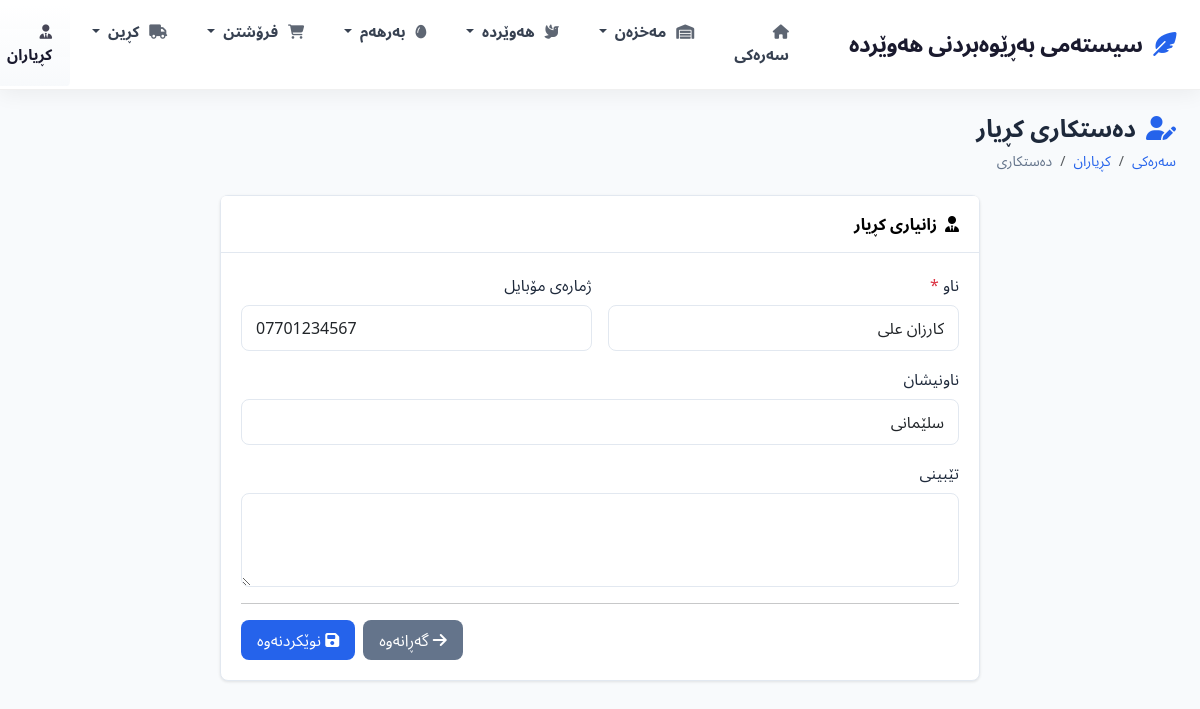
The app's page /pages/customers/edit.php?id=2 (signed in) with its own data.
### tables this page shows
CREATE TABLE IF NOT EXISTS customers (
    id INT AUTO_INCREMENT PRIMARY KEY,
    name VARCHAR(255) NOT NULL,
    phone VARCHAR(20),
    email VARCHAR(100),
    address TEXT,
    total_purchases DECIMAL(12,2) DEFAULT 0.00,
    created_at TIMESTAMP DEFAULT CURRENT_TIMESTAMP,
    updated_at TIMESTAMP DEFAULT CURRENT_TIMESTAMP ON UPDATE CURRENT_TIMESTAMP
);

### includes/database.php (called while the page is built, shortened)
<?php
class Database {
    private $host = DB_HOST;
    private $user = DB_USER;
    private $pass = DB_PASS;
    private $dbname = DB_NAME;
    private $conn;
    private $stmt;
    public function __construct() {
        $options = array(
            PDO::ATTR_PERSISTENT => true,
            PDO::ATTR_ERRMODE => PDO::ERRMODE_EXCEPTION,
            PDO::ATTR_DEFAULT_FETCH_MODE => PDO::FETCH_ASSOC,
            PDO::MYSQL_ATTR_INIT_COMMAND => "SET NAMES utf8mb4"
        );
        try {
            $dsn = 'mysql:host=' . $this->host . ';dbname=' . $this->dbname . ';charset=utf8mb4';
            $this->conn = new PDO($dsn, $this->user, $this->pass, $options);
        } catch(PDOException $e) {
            $this->error = $e->getMessage();
            die('Database Connection Error: ' . $this->error);
        }
    }
    private function createTables() {
        $this->conn->exec($sql);
        $this->conn->exec("
        CREATE TABLE IF NOT EXISTS incubator (
            id INT AUTO_INCREMENT PRIMARY KEY,
            group_name VARCHAR(255) NOT NULL,
            customer_id INT,
            egg_id INT,
            egg_quantity INT NOT NULL DEFAULT 0,
            entry_date DATE NOT NULL,
            expected_hatch_date DATE NOT NULL,
            status ENUM('incubating','hatched') DEFAULT 'incubating',
            hatched_count INT DEFAULT 0,
            damaged_count INT DEFAULT 0,
            notes TEXT,
            created_at TIMESTAMP DEFAULT CURRENT_TIMESTAMP,
            updated_at TIMESTAMP DEFAULT CURRENT_TIMESTAMP ON UPDATE CURRENT_TIMESTAMP
        ) ENGINE=InnoDB DEFAULT CHARSET=utf8mb4 COLLATE=utf8mb4_unicode_ci;
        ");
        try {
            $this->conn->exec("ALTER TABLE incubator ADD COLUMN customer_id INT AFTER group_name");
        } catch (PDOException $e) {
        }
        try {
            $this->conn->exec("ALTER TABLE chicks ADD COLUMN egg_id INT AFTER batch_name");
        } catch (PDOException $e) {
        }
        try {
            $this->conn->exec("ALTER TABLE chicks MODIFY COLUMN batch_name VARCHAR(255) DEFAULT ''");
        } catch (PDOException $e) {
        }
        try {
            $this->conn->exec("ALTER TABLE chicks ADD COLUMN incubator_id INT AFTER egg_id");
        } catch (PDOException $e) {
        }
        try {
            $this->conn->exec("ALTER TABLE chicks ADD COLUMN customer_id INT AFTER incubator_id");
        } catch (PDOException $e) {
        }
    }
    public function query($sql) {
        $this->stmt = $this->conn->prepare($sql);
    }
    public function bind($param, $value, $type = null) {
        if(is_null($type)) {
            switch(true) {
                default:
                    $type = PDO::PARAM_STR;
            }
        }
        $this->stmt->bindValue($param, $value, $type);
    }
    public function execute() {
        return $this->stmt->execute();
    }
    public function single() {
        $this->execute();
        return $this->stmt->fetch();
    }
}
$db = new Database();
?>

### pages/customers/edit.php (the view, shortened to what this page needs)
<?php
$basePath = '../../';
require_once $basePath . 'includes/database.php';
$id = $_GET['id'] ?? 0;
$db->query("SELECT * FROM customers WHERE id = :id");
$db->bind(':id', $id);
$customer = $db->single();
require_once $basePath . 'includes/header.php';
?>
<div class="page-header">
    <div>
        <h2><i class="fas fa-user-edit"></i> دەستکاری کڕیار</h2>
        <nav aria-label="breadcrumb">
            <ol class="breadcrumb">
                <li class="breadcrumb-item"><a href="<?php echo $basePath; ?>index.php">سەرەکی</a></li>
                <li class="breadcrumb-item"><a href="list.php">کڕیاران</a></li>
                <li class="breadcrumb-item active">دەستکاری</li>
            </ol>
        </nav>
    </div>
</div>
<div class="row justify-content-center">
    <div class="col-lg-8">
        <div class="card">
            <div class="card-header">
                <i class="fas fa-user-tie"></i> زانیاری کڕیار
            </div>
            <div class="card-body">
                <form method="POST" class="needs-validation" novalidate>
                    <div class="row g-3">
                        <div class="col-md-6">
                            <label class="form-label">ناو <span class="text-danger">*</span></label>
                            <input type="text" name="name" class="form-control" value="<?php echo htmlspecialchars($customer['name']); ?>" required>
                        </div>
                        <div class="col-md-6">
                            <label class="form-label">ژمارەی مۆبایل</label>
                            <input type="tel" name="phone" class="form-control" dir="ltr" value="<?php echo htmlspecialchars($customer['phone'] ?? ''); ?>">
                        </div>
                        <div class="col-12">
                            <label class="form-label">ناونیشان</label>
                            <input type="text" name="address" class="form-control" value="<?php echo htmlspecialchars($customer['address'] ?? ''); ?>">
                        </div>
                        <div class="col-12">
                            <label class="form-label">تێبینی</label>
                            <textarea name="notes" class="form-control" rows="3"><?php echo htmlspecialchars($customer['notes'] ?? ''); ?></textarea>
                        </div>
                    </div>
                    <hr>
                    <div class="d-flex gap-2 justify-content-end">
                        <a href="list.php" class="btn btn-secondary">
                            <i class="fas fa-arrow-right"></i> گەڕانەوە
                        </a>
                        <button type="submit" class="btn btn-primary">
                            <i class="fas fa-save"></i> نوێکردنەوە
                        </button>
                    </div>
                </form>
            </div>
        </div>
    </div>
</div>
<?php require_once $basePath . 'includes/footer.php'; ?>

### css/style.css (style rules this page uses)
:root { --primary-color: #2563eb; --secondary-color: #3b82f6; --success-color: #22c55e; --warning-color: #f59e0b; --danger-color: #ef4444; --light-bg: #f8fafc; --white: #ffffff; --text-primary: #1e293b; --text-secondary: #64748b; --text-light: #94a3b8; --border-color: #e2e8f0; --card-shadow: 0 1px 3px rgba(0, 0, 0, 0.1); --hover-shadow: 0 4px 12px rgba(0, 0, 0, 0.1); --border-radius: 8px; --transition: all 0.2s ease; }
* { margin: 0; padding: 0; box-sizing: border-box; }
html, body { overflow-x: hidden; scrollbar-width: none; -ms-overflow-style: none; }
* { scrollbar-width: none; -ms-overflow-style: none; }
body { font-family: 'Segoe UI', 'Noto Sans Arabic', Tahoma, Geneva, Verdana, sans-serif; background: var(--light-bg); min-height: 100vh; direction: rtl; text-align: right; color: var(--text-primary); }
.page-header { display: flex; justify-content: space-between; align-items: center; margin-bottom: 1.5rem; flex-wrap: wrap; gap: 1rem; }
.page-header h2 { font-size: 1.5rem; font-weight: 700; color: var(--text-primary); display: flex; align-items: center; gap: 10px; margin: 0; }
.page-header h2 i { color: var(--primary-color); }
.breadcrumb { background: transparent; padding: 0; margin: 0.5rem 0 0 0; font-size: 0.875rem; }
.breadcrumb-item a { color: var(--primary-color); text-decoration: none; }
.breadcrumb-item.active { color: var(--text-secondary); }
.card { background: var(--white); border: 1px solid var(--border-color); border-radius: var(--border-radius); box-shadow: var(--card-shadow); margin-bottom: 1rem; }
.card-header { background: var(--white); border-bottom: 1px solid var(--border-color); padding: 1rem 1.25rem; font-weight: 600; color: #000000; display: flex; align-items: center; gap: 8px; }
.card-header i { color: #000000; }
.card-body { padding: 1.25rem; }
.btn { border-radius: var(--border-radius); padding: 0.5rem 1rem; font-weight: 500; transition: var(--transition); border: none; }
.btn-primary { background: var(--primary-color); color: var(--white); }
.btn-secondary { background: var(--text-secondary); color: var(--white); }
.form-control, .form-select { border: 1px solid var(--border-color); border-radius: var(--border-radius); padding: 0.625rem 0.875rem; transition: var(--transition); background: var(--white); }
.form-label { font-weight: 500; color: var(--text-primary); margin-bottom: 0.5rem; }

### includes/header.php (style rules this page uses)
.card { margin-bottom: 1rem; }
.page-header { display: flex; justify-content: space-between; align-items: center; flex-wrap: wrap; gap: 1rem; margin-bottom: 1.5rem; }

### records on screen
customers: name "کارزان علی", phone "07701234567", address "سلێمانی"

### other values on screen
SITE_NAME "سیستەمی بەڕێوەبردنی هەوێردە"
